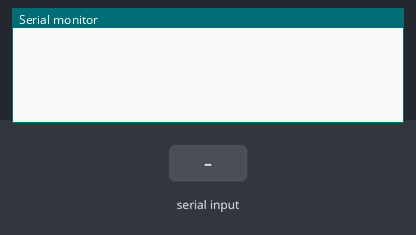
The sketch below on a simulated Arduino Uno, built with avr-gcc and run on an emulated ATmega328P. On the bench: the last lines printed to the serial monitor. Inputs (shaded band) come from the test bench.

Above: at 1.2 s.
1.3 s: "90,45\n" received over Serial
At 2.1 s:
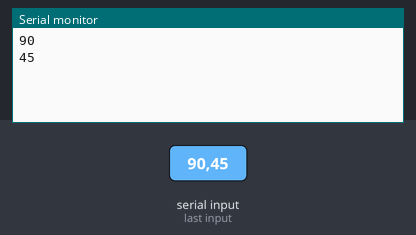
2.8 s: "30,150\n" received over Serial
At 5.2 s:
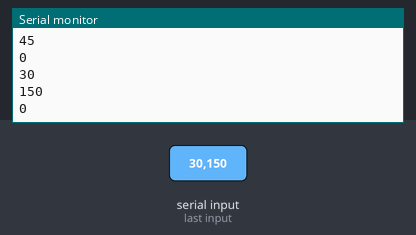
Timing chart, 0 to 6.7 s (numbered marks = the images above; inputs shaded):
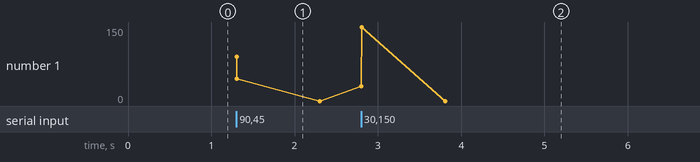

The sketch:

pdPseudo.ino
```cpp
int destDeg = 0, refDeg = 0;
int kp = 1, kd = 1;
int error, lastErr, mtrSpd;
void setup() {
  Serial.begin(9600);

}

void loop() {
  refDeg = bacaRotary();                              //baca rotary degree
  error = destDeg - refDeg;                           //hitung error
  mtrSpd = (kp * error) + ((error - lastErr) * kd);   //kalkulasi pd
  setSpd(mtrSpd);                                     //set aktuator
  lastErr = error;                                    //simpan nilai sebelum
}

void serialEvent() {
  //baca nilai sudut dari serial
  while (Serial.available()) {
    destDeg = Serial.parseInt();
    Serial.println(destDeg);
  }
}
void setSpd(int pwmPulse)
{
  //set aktuator motor
  //analogWrite(pwmPin, pwmPulse);
}
int bacaRotary()
{
  //kode konversi rotary
  int derajat = 0;
  return derajat;
}
```

Measured:
- after the input at 1.3 s, the serial monitor: prints a new line at once (image 1)
- after the input at 2.8 s, the serial monitor: prints a new line at once (image 2)
